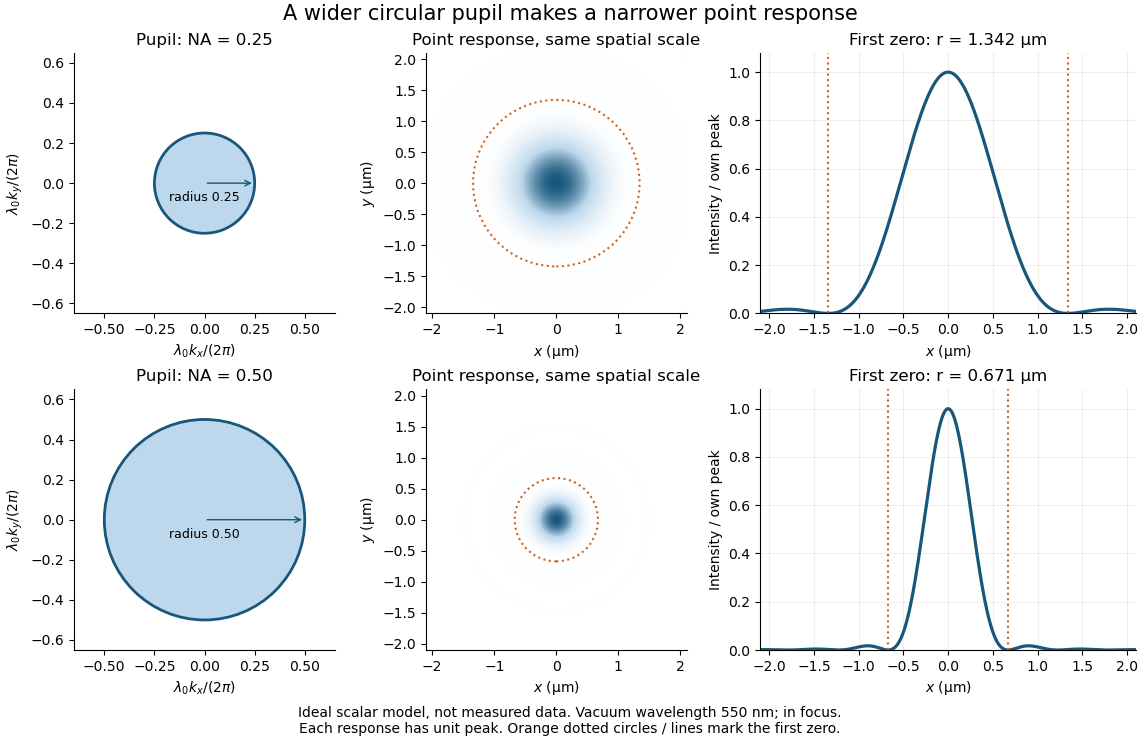

Recreate this plot in Python.
"""Circular pupil and inverse PSF scale; writes its PNG to the current directory.

Tested with Python 3.14, NumPy 2.3.5 and Matplotlib 3.10.7.
Scalar, monochromatic, in-focus model, without aberration or obscuration.
Run from _media with MPLBACKEND=Agg and a writable MPLCONFIGDIR.
"""

import json
from pathlib import Path

import matplotlib.pyplot as plt
from matplotlib.colors import LinearSegmentedColormap
from matplotlib.patches import Circle
import numpy as np


def bessel(order, z):
    z = np.asarray(z, dtype=float)
    angles = 2 * np.pi * (np.arange(512) + 0.5) / 512
    return np.mean(np.cos(z[..., None] * np.sin(angles) - order * angles), axis=-1)


def amplitude(q):
    q = np.asarray(q, dtype=float)
    safe = np.where(q == 0, 1.0, q)
    return np.where(q == 0, 1.0, 2 * bessel(1, q) / safe)


def main():
    wavelength = 0.550  # Vacuum wavelength, micrometres.
    apertures = [0.25, 0.50]
    zero = 3.8317059702075125
    radii = [zero * wavelength / (2 * np.pi * na) for na in apertures]
    assert abs(radii[0] / radii[1] - 2) < 1e-14
    assert abs(float(amplitude(zero))) < 1e-13
    q = np.linspace(0, 18, 9001)
    profile = amplitude(q) ** 2
    x = np.linspace(-2.1, 2.1, 1401)
    xy = np.linspace(-2.1, 2.1, 401)
    xx, yy = np.meshgrid(xy, xy)
    cmap = LinearSegmentedColormap.from_list("white_blue", ["white", "#bdd8ec", "#18577b"])
    plt.rcParams.update({"font.size": 10, "axes.spines.top": False,
                         "axes.spines.right": False, "figure.facecolor": "white"})
    fig, axes = plt.subplots(2, 3, figsize=(11.4, 7.4), layout="constrained",
                             gridspec_kw={"width_ratios": [1, 1, 1.3]})
    for row, (na, radius) in enumerate(zip(apertures, radii)):
        ax = axes[row, 0]
        ax.add_patch(Circle((0, 0), na, facecolor="#bdd8ec", edgecolor="#18577b", lw=2))
        ax.set(xlim=(-0.65, 0.65), ylim=(-0.65, 0.65), aspect="equal",
               title=f"Pupil: NA = {na:.2f}",
               xlabel=r"$\lambda_0 k_x/(2\pi)$", ylabel=r"$\lambda_0 k_y/(2\pi)$")
        ax.annotate("", (na, 0), (0, 0), arrowprops={"arrowstyle": "->", "color": "#18577b"})
        ax.text(0, -0.09, f"radius {na:.2f}", ha="center", fontsize=9)
        factor = 2 * np.pi * na / wavelength
        image = np.interp(factor * np.hypot(xx, yy), q, profile)
        ax = axes[row, 1]
        ax.imshow(image, extent=(-2.1, 2.1, -2.1, 2.1), origin="lower",
                  vmin=0, vmax=1, cmap=cmap)
        ax.add_patch(Circle((0, 0), radius, fill=False, ls=":", ec="#ce641c", lw=1.5))
        ax.set(title="Point response, same spatial scale", xlabel=r"$x$ (µm)", ylabel=r"$y$ (µm)")
        ax = axes[row, 2]
        line = np.interp(factor * np.abs(x), q, profile)
        ax.plot(x, line, color="#18577b", lw=2.3)
        for sign in [-1, 1]:
            ax.axvline(sign * radius, color="#ce641c", ls=":", lw=1.5)
        ax.set(xlim=(-2.1, 2.1), ylim=(0, 1.08), title=f"First zero: r = {radius:.3f} µm",
               xlabel=r"$x$ (µm)", ylabel="Intensity / own peak")
        ax.grid(alpha=0.2)
    fig.suptitle("A wider circular pupil makes a narrower point response", fontsize=15)
    fig.supxlabel("Ideal scalar model, not measured data. Vacuum wavelength 550 nm; in focus.\n"
                  "Each response has unit peak. Orange dotted circles / lines mark the first zero.", fontsize=10)
    path = Path(__file__).stem + ".png"
    fig.savefig(path, dpi=100, facecolor="white", transparent=False)
    plt.close(fig)
    print(json.dumps({"path": path, "dimensions": [1140, 740],
                      "vacuum_wavelength_um": wavelength, "NA": apertures,
                      "first_zero_radii_um": radii, "inverse_scale_ratio": radii[0] / radii[1],
                      "data": "ideal model"}))


if __name__ == "__main__":
    main()
